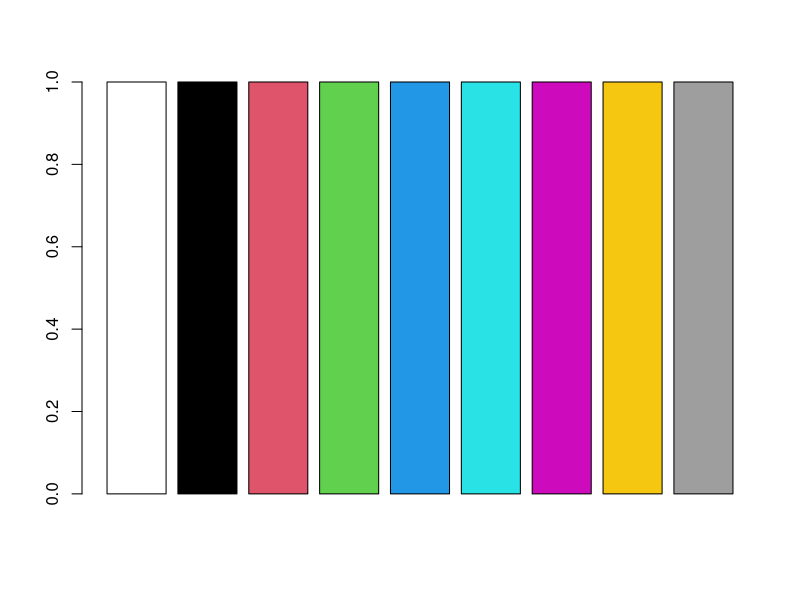
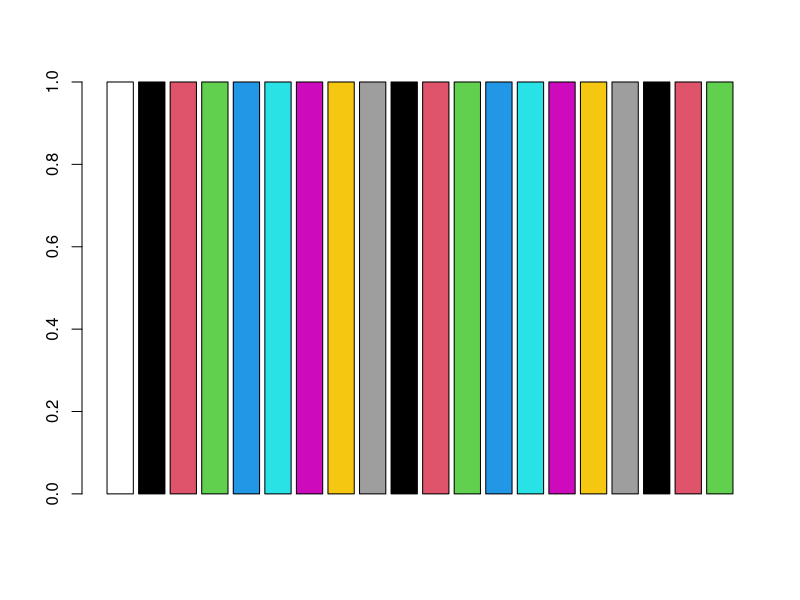
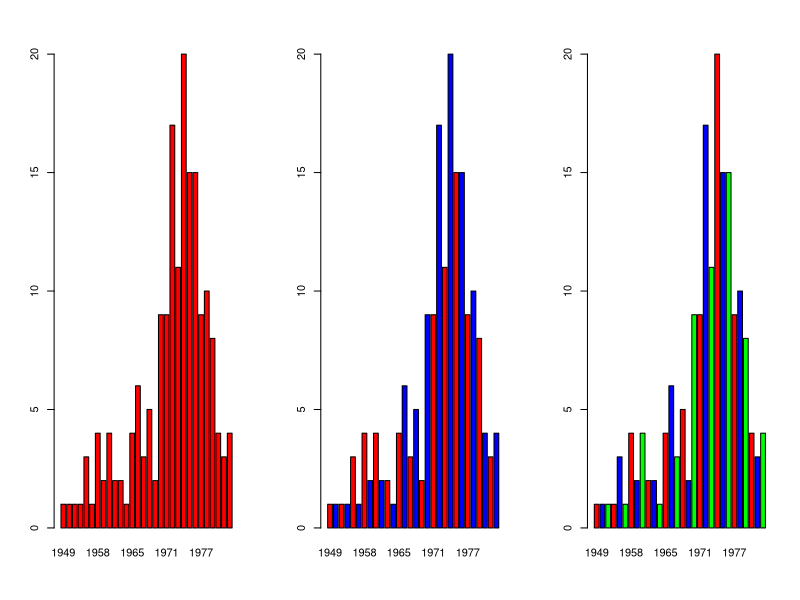
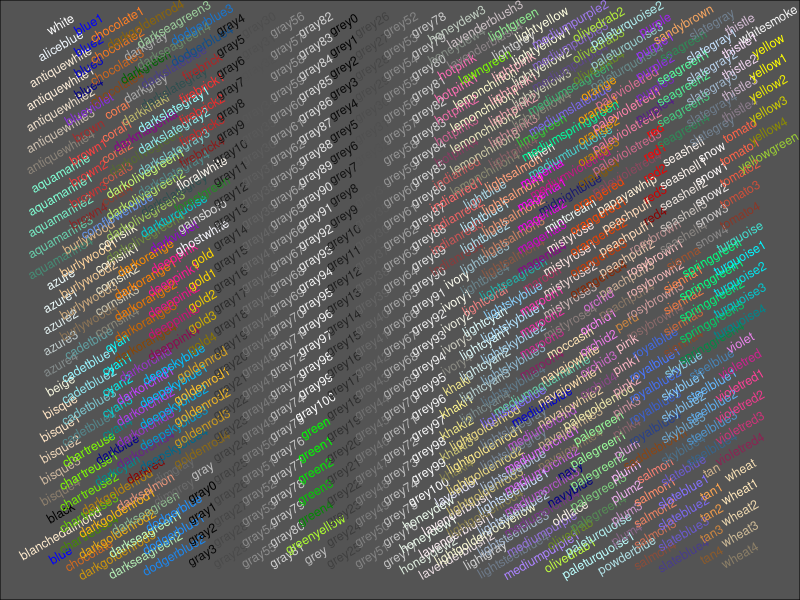
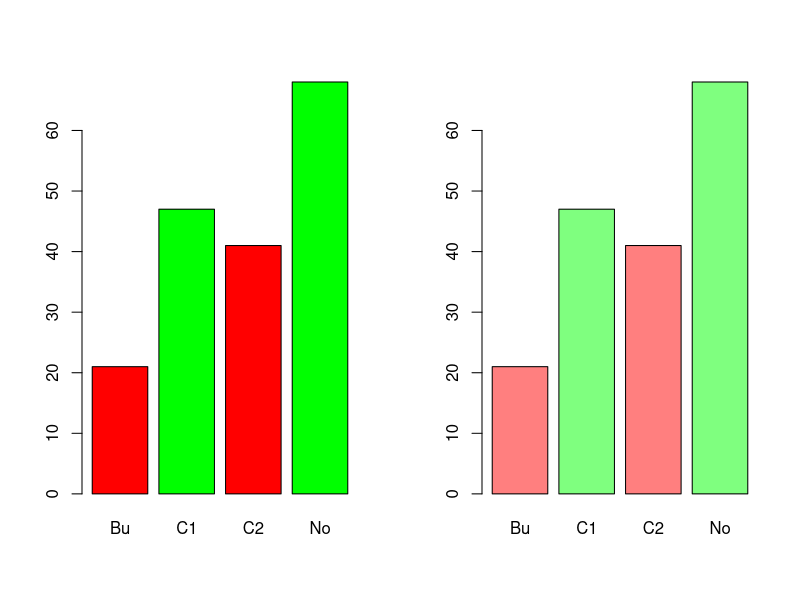
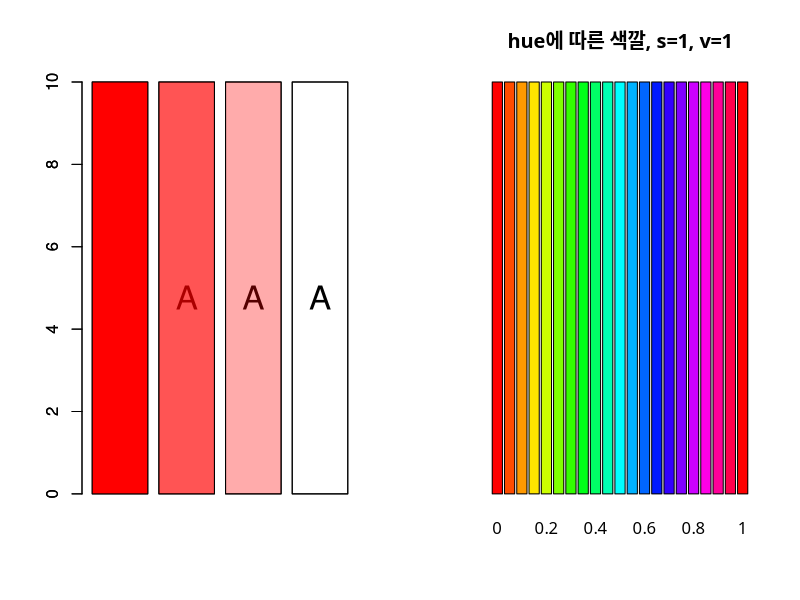
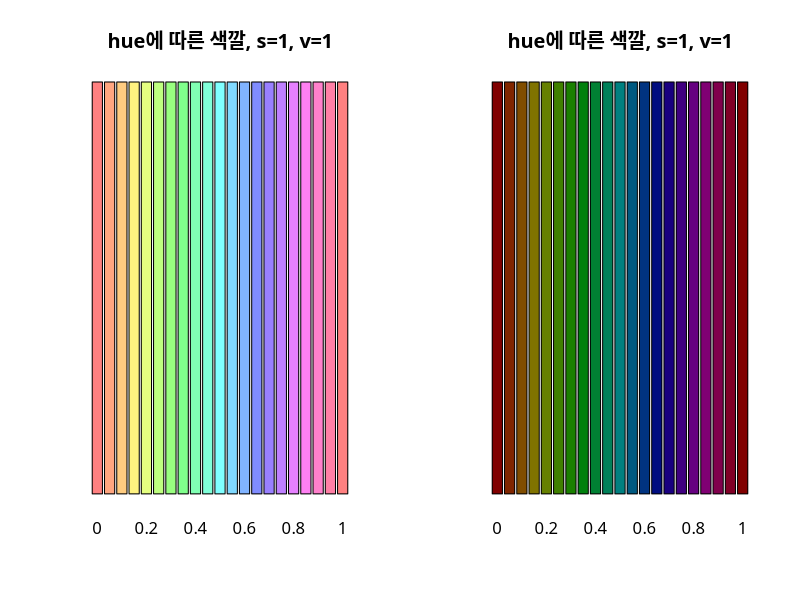
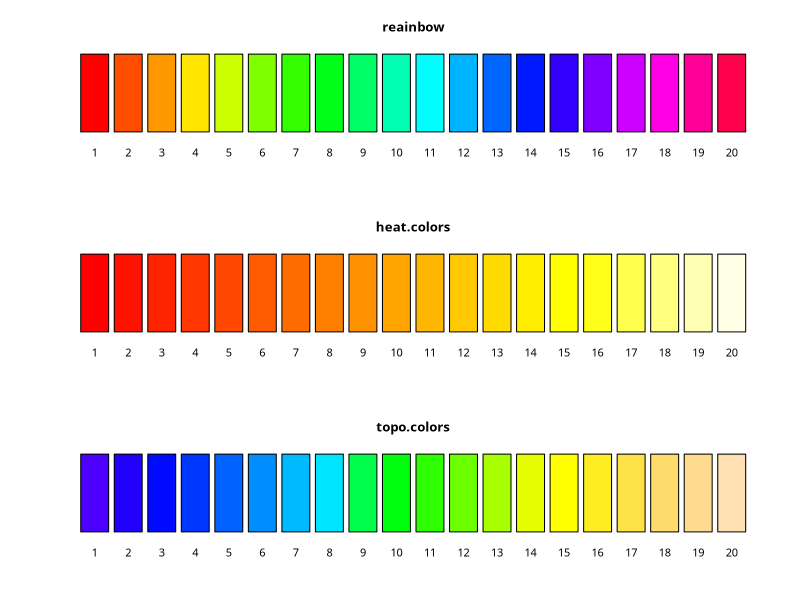

Generate these figures, in order, with R:
## ---- chunk 1
graphics.off()
rm(list = ls())
gc()

options(kableExtra.auto_format = FALSE)

# knitr::opts_chunk$set(echo = FALSE, message = FALSE, warning = FALSE,
knitr::opts_chunk$set(echo = TRUE, message = TRUE, warning = TRUE,
                      fig.align = "center", fig.width = 7, fig.retina = 2,
                      dpi = 96)

#theme_set(theme_bw())

## ---- chunk 2
barplot(rep(1,9), col=0:8)
## ---- chunk 3
barplot(rep(1,20), col=0:20)
## ---- chunk 4
BMI <- read.csv("./Lecture01_BMI.csv")
## ---- chunk 5
par(mfrow=c(1,3))
barplot(table(BMI[,4]), col="red")
barplot(table(BMI[,4]), col=c("red", "blue"))
barplot(table(BMI[,4]), col=c("red", "blue", "green"))
## ---- chunk 6
# Generate a plot of color names which R knows about.
#++++++++++++++++++++++++++++++++++++++++++++
# cl : a vector of colors to plots
# bg: background of the plot
# rot: text rotation angle
#usage=showCols(bg="gray33")
showCols <- function(cl=colors(), bg = "grey",
                     cex = 0.75, rot = 30) {
    m <- ceiling(sqrt(n <-length(cl)))
    length(cl) <- m*m; cm <- matrix(cl, m)
    require("grid")
    grid.newpage(); vp <- viewport(w = .92, h = .92)
    grid.rect(gp=gpar(fill=bg))
    grid.text(cm, x = col(cm)/m, y = rev(row(cm))/m, rot = rot,
              vp=vp, gp=gpar(cex = cex, col = cm))
  }
## ---- chunk 7
showCols(cl= colors(), bg="gray33", rot=30, cex=0.75)
## ---- chunk 8
par(mfrow=c(1,2))
barplot(table(BMI[,5]), col=c(rgb(1,0,0), rgb(0,1,0)))
barplot(table(BMI[,5]), col=c(rgb(1,0,0, 0.5), rgb(0,1,0, 0.5)))
## ---- chunk 9
mycol <- c(rgb(1,0,0,1), rgb(1,0,0,0.67), rgb(1,0,0,0.33), rgb(1,0,0,0))
x <- rep(10,4)
bp <- barplot(x, col=rgb(1,1,1))
y <- rep(4.77,4)
txt <- rep("A",4)
text(bp, y, txt, cex=2)

barplot(x, col=mycol, add=TRUE)
## ---- chunk 10
mycol <- NULL

for(i in 0:20){
  mycol <- c(mycol, hsv(i/20,1,1))
}

par(family = "AppleGothic")
barplot(rep(10,21), col=mycol, names.arg = as.character(seq(0,20)/20),
        yaxt="n", main="hue에 따른 색깔, s=1, v=1")
## ---- chunk 11
mycol <- NULL

for(i in 0:20){
  mycol <- c(mycol, hsv(i/20,0.5,1))
}

par(family = "AppleGothic")
barplot(rep(10,21), col=mycol, names.arg = as.character(seq(0,20)/20),
        yaxt="n", main="hue에 따른 색깔, s=1, v=1")
## ---- chunk 12
mycol <- NULL

for(i in 0:20){
  mycol <- c(mycol, hsv(i/20,1,0.5))
}

par(family = "AppleGothic")
barplot(rep(10,21), col=mycol, names.arg = as.character(seq(0,20)/20),
        yaxt="n", main="hue에 따른 색깔, s=1, v=1")
## ---- chunk 13
par(mfrow=c(3,1))
barplot(rep(10,20), col=rainbow(20), names.arg = as.character(seq(1,20)), yaxt="n", main = "reainbow")
barplot(rep(10,20), col=heat.colors(20), names.arg = as.character(seq(1,20)), yaxt="n", main = "heat.colors")
barplot(rep(10,20), col=topo.colors(20), names.arg = as.character(seq(1,20)), yaxt="n", main = "topo.colors")

